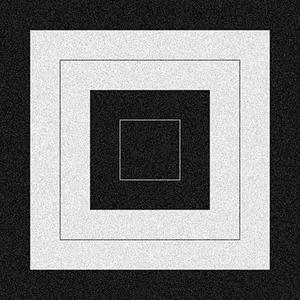
#> input picture Lab-1/box.jpg, 300 x 300 px
$ python assignment2_group2.py   (older library calls are emulated)
#> lines starting #> are read from the running program, lines starting #| are printed output that depends on the picture
import sys
import cv2
import numpy as np


IMG_PATH ="box.jpg"

#Arbitrary 2-D kernel

Kernel_1 = np.array([
    [ 2,  1,  0, -1, -2],
    [ 1,  3,  1, -2, -3],
    [ 0,  1,  0, -1,  0],
    [-1, -2, -1,  2,  3],
    [-2, -3,  0,  3,  5]
], dtype=np.float64)

#Helpers
def conv2d(img, K):
    return cv2.filter2D(img.astype(np.float64), ddepth=cv2.CV_64F, kernel=K)

def conv_separable(img, X, Y):
    X = np.asarray(X, dtype=np.float64).reshape((-1, 1))  # column vector
    Y = np.asarray(Y, dtype=np.float64).reshape((1, -1))  # row vector
    t = cv2.filter2D(img.astype(np.float64), ddepth=cv2.CV_64F, kernel=X)
    o = cv2.filter2D(t, ddepth=cv2.CV_64F, kernel=Y)
    return o

def opcount_full(H, W, kh, kw):
    mult = H * W * kh * kw
    add  = H * W * (kh * kw - 1)
    return mult, add

def opcount_sep(H, W, kh, kw):
    mult = H * W * kh + H * W * kw
    add  = H * W * (kh - 1) + H * W * (kw - 1)
    return mult, add

def to_u8(arr):
    return cv2.normalize(arr, None, 0, 255, cv2.NORM_MINMAX).astype(np.uint8)

#Load grayscale image
img = cv2.imread(IMG_PATH, cv2.IMREAD_GRAYSCALE)
#> img is the input picture: shape (300, 300); min 0, max 255, mean 122.3
H, W = img.shape
#> H = 300; W = 300
kh, kw = Kernel_1.shape

#(a) Full 2-D convolution
out_full = conv2d(img, Kernel_1)
#> in conv2d, `return cv2.filter2D(img.astype(np.float64), ddepth=cv2.CV_64F, kernel=K)`:
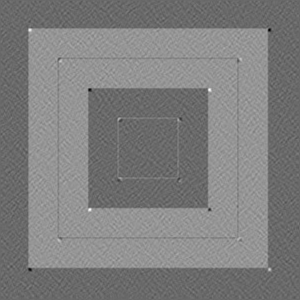
#> returned value: shape (300, 300) float64; min -1853, max 2866, mean 489.3; drawn with min black and max white
m_full, a_full = opcount_full(H, W, kh, kw)
#> m_full = 2250000; a_full = 2160000

print("(a) Full 2-D Convolution")
print("Kernel_1 ({}x{}):\n{}".format(kh, kw, Kernel_1))
print(f"Image size: {H}x{W}")
#| Image size: 300x300
print(f"Operation count (naive): mult={m_full:,}  add={a_full:,}")
#| Operation count (naive): mult=2,250,000  add=2,160,000

#(b) Exact separable (only if rank==1)
rank = np.linalg.matrix_rank(Kernel_1)
has_exact_sep = (rank == 1)

if has_exact_sep:
    Ue, Se, Vte = np.linalg.svd(Kernel_1, full_matrices=False)
    s0e, u0e, v0e = Se[0], Ue[:, 0], Vte[0, :]
    X_exact = np.sqrt(s0e) * u0e
    Y_exact = np.sqrt(s0e) * v0e
    out_sep_exact = conv_separable(img, X_exact, Y_exact)
    m_sep_exact, a_sep_exact = opcount_sep(H, W, kh, kw)

    print("\n(b) Separable Convolution (exact; rank=1)")
    print("X_exact:\n", X_exact)
    print("Y_exact:\n", Y_exact)
    print(f"Operation count: mult={m_sep_exact:,}  add={a_sep_exact:,}")
else:
    print("\n(b) Separable Convolution")
    print(f"Kernel_1 is NOT exactly separable (matrix rank = {rank}). Skipping exact (b).")

#(c) SVD rank-1 approximation
U, S, Vt = np.linalg.svd(Kernel_1, full_matrices=False)
sigma0, u0, v0 = S[0], U[:, 0], Vt[0, :]

X = np.sqrt(sigma0) * u0
Y = np.sqrt(sigma0) * v0
Kernel_approx = np.outer(X, Y)

Abs_Error = np.abs(Kernel_1 - Kernel_approx)
fro_error = np.linalg.norm(Abs_Error, 'fro')
rel_error = fro_error / np.linalg.norm(Kernel_1, 'fro')
max_error = Abs_Error.max()

out_sep_svd = conv_separable(img, X, Y)
#> in conv_separable, `t = cv2.filter2D(img.astype(np.float64), ddepth=cv2.CV_64F, kernel=X)`:
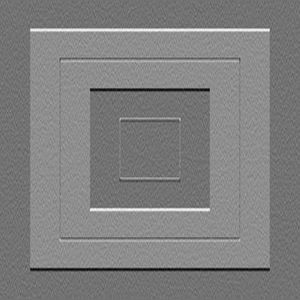
#> t: shape (300, 300) float64; min -646.9, max 839, mean 97.8; drawn with min black and max white
#> in conv_separable, `o = cv2.filter2D(t, ddepth=cv2.CV_64F, kernel=Y)`:
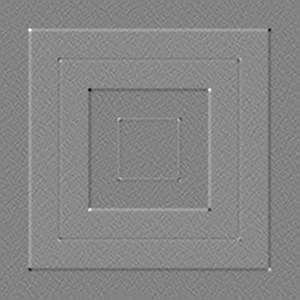
#> o: shape (300, 300) float64; min -2411.8, max 2311.1, mean 78.2; drawn with min black and max white
m_sep_svd, a_sep_svd = opcount_sep(H, W, kh, kw)
#> m_sep_svd = 900000; a_sep_svd = 720000

np.set_printoptions(precision=5, suppress=True)
print("\n(c) SVD Rank-1 Approximation (Additional Task)")
print("Singular values:", S)
print("\nX vector (len {}):\n{}".format(len(X), X))
print("\nY vector (len {}):\n{}".format(len(Y), Y))
print("\nKernel_approx = X ⊗ Y:\n", Kernel_approx)
print("\nAbsolute decomposition error = |Kernel_1 - Kernel_approx|:\n", Abs_Error)
print("\nFrobenius error:", f"{fro_error:.6f}")
print("Relative error :", f"{rel_error:.6f}")
print("Max abs error  :", f"{max_error:.6f}")
print(f"\nOperation count (2×1-D with rank-1): mult={m_sep_svd:,}  add={a_sep_svd:,}")
#| Operation count (2×1-D with rank-1): mult=900,000  add=720,000
